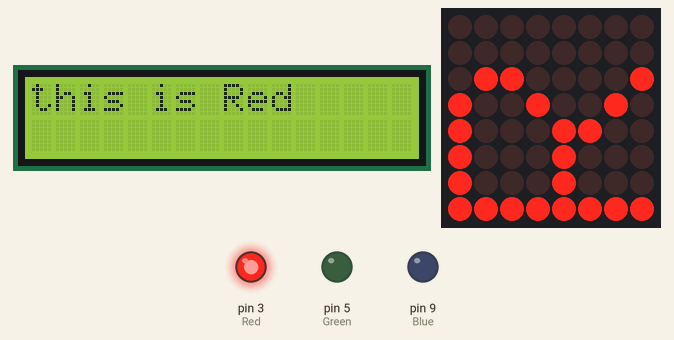
Recording of a sketch running on a simulated Arduino Uno, built with avr-gcc and run on an emulated ATmega328P. Parts: 16×2 character LCD, 8×8 LED matrix, output pins drawn as LEDs (lit = HIGH). What the sketch prints to the serial monitor is not drawn.

Above: at 0.3 s.
At 2.7 s:
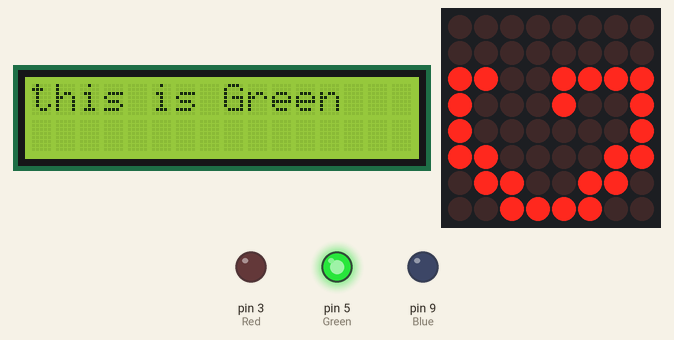
At 5.0 s:
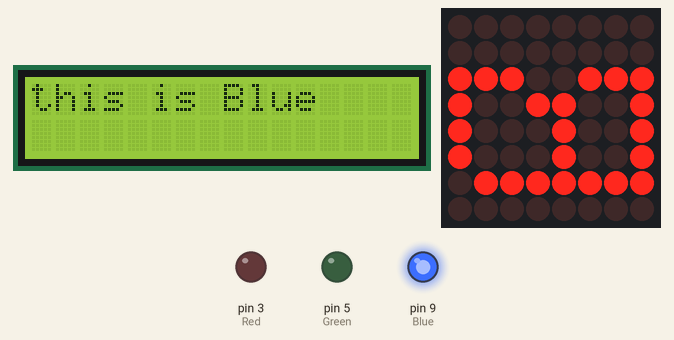
Timing chart, 0 to 40.0 s (numbered marks = the images above):
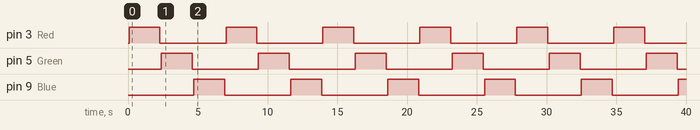

Measured:
- by itself, pin 3 (Red), pin 5 (Green), pin 9 (Blue): alternates HIGH for 2.2 s and LOW for 4.7 s
- by itself, everything shown: repeats every 6.9 s, in 6 steps
- what the display in image 1 shows lasts 2.0 s, from 2.6 s to 4.6 s

The sketch:

sketch_aug23a.ino
```cpp
#include <LedControl.h>
#include <LiquidCrystal_I2C.h>
#define DIN 8
#define CS 7
#define CLK 6
#define Red 3
#define Green 5
#define Blue 9
#define time_delay 2000
#define Height 8
#define Width 8
LiquidCrystal_I2C lcd(0x27,16,2);
LedControl LC=LedControl(DIN,CLK,CS,1);
byte R[8][8]={
  {0,0,0,1,1,1,1,1},
  {0,0,1,0,0,0,0,1},
  {0,0,1,0,0,0,0,1},
  {0,0,0,1,0,0,0,1},
  {0,0,0,0,1,1,1,1},
  {0,0,0,0,1,0,0,1},
  {0,0,0,1,0,0,0,1},
  {0,0,1,0,0,0,0,1}
};
byte G[8][8]={
  {0,0,1,1,1,1,0,0},
  {0,0,1,0,0,1,1,0},
  {0,0,0,0,0,0,1,1},
  {0,0,0,0,0,0,0,1},
  {0,0,1,1,0,0,0,1},
  {0,0,1,0,0,0,1,1},
  {0,0,1,0,0,1,1,0},
  {0,0,1,1,1,1,0,0}
};
byte B[8][8]={
  {0,0,1,1,1,1,0,0},
  {0,0,1,0,0,0,1,0},
  {0,0,1,0,0,0,1,0},
  {0,0,0,1,0,0,1,0},
  {0,0,0,1,1,1,1,0},
  {0,0,1,0,0,0,1,0},
  {0,0,1,0,0,0,1,0},
  {0,0,1,1,1,1,1,0}
};
void change_color(char c){
   Serial.println(c);
   if(c=='R'){
     analogWrite(Red,255);
     analogWrite(Green,0);
     analogWrite(Blue,0);
   }
   else if(c=='G'){
     analogWrite(Red,0);
     analogWrite(Green,255);
     analogWrite(Blue,0);
   }
   else if(c=='B'){
     analogWrite(Red,0);
     analogWrite(Green,0);
     analogWrite(Blue,255);
   }
}
void Update(byte array_[Height][Width],char a){
   change_color(a);
   for(int i=0;i<Height;i++){
      for(int j=0;j<Width;j++){
        LC.setLed(0,j,i,array_[i][j]);
        Serial.println("ok");
      }
    }

}
void set(){
  delay(time_delay);
  LC.clearDisplay(0);
  lcd.clear();
  analogWrite(Red,0);
  analogWrite(Green,0);
  analogWrite(Blue,0);
  delay(100);
}
void setup() {
  // put your setup code here, to run once:
  lcd.init();
  lcd.backlight();
  lcd.setCursor(0,0);
  lcd.print("show color");
  lcd.clear();
  pinMode(Red,OUTPUT);
  pinMode(Green,OUTPUT);
  pinMode(Blue,OUTPUT);
  pinMode(DIN,OUTPUT);
  pinMode(CS,OUTPUT);
  pinMode(CLK,OUTPUT);
  LC.shutdown(0,false);
  LC.setIntensity(0,5);
  Serial.begin(9600);
}

void loop() {
  // put your main code here, to run repeatedly:
  Update(R,'R');
  lcd.print("this is Red");
  set();
  Update(G,'G');
  lcd.print("this is Green");
  set();
  Update(B,'B');
  lcd.print("this is Blue");
  set();
}
```
